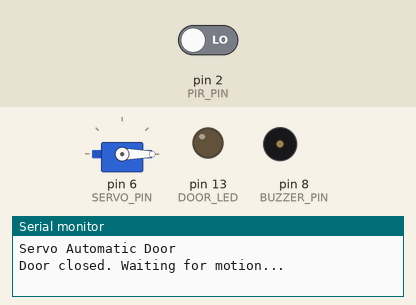
The sketch below on a simulated Arduino Uno, built with avr-gcc and run on an emulated ATmega328P. Parts: servo, output pins drawn as LEDs (lit = HIGH), buzzer (waves = sounding), the last lines printed to the serial monitor. Inputs (shaded band) come from the test bench; at power-on: pin 2 (PIR_PIN) LOW.

Above: at 1.2 s.
1.3 s: pin 2 (PIR_PIN) driven HIGH
At 1.59 s:
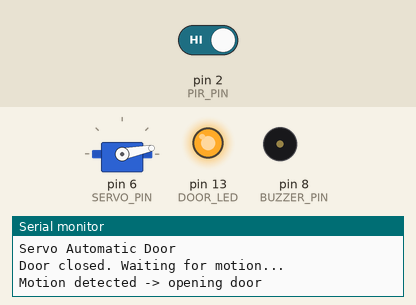
At 4.2 s:
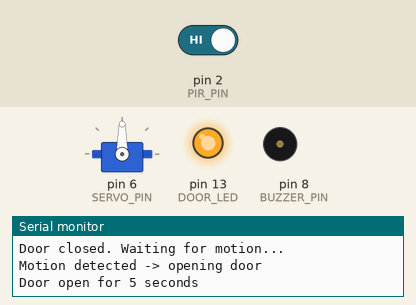
Timing chart, 0 to 10.3 s (numbered marks = the images above; inputs shaded):
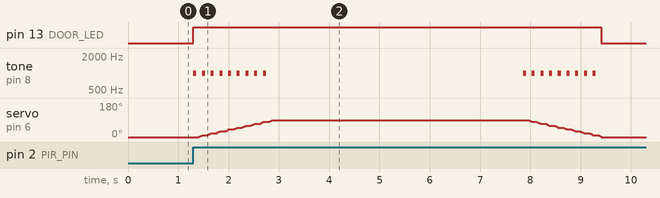

Measured:
- after the input at 1.3 s, pin 13 (DOOR_LED): LOW → HIGH at once, → LOW 8.1 s later; tone on pin 8 (BUZZER_PIN): goes 8 × (1000 Hz 0.06 s, silent 0.11 s), 1000 Hz 0.06 s, silent 5.1 s, 8 × (1000 Hz 0.06 s, silent 0.11 s), 1000 Hz 0.06 s, then silent, starting at once; servo on pin 6 (SERVO_PIN): rises from 0° to 90° in 1.5 s, then falls to 0° in 6.6 s

The sketch:

Servo-Automatic-Door.ino
```cpp
/*
 * 064 - Servo Automatic Door
 * Board: Arduino Uno
 *
 * A PIR motion sensor detects a person walking up to the door. The servo
 * on pin 6 swings the door from 0 (closed) to 90 degrees (open), a passive
 * buzzer beeps while the door moves, and a status LED shows the door is
 * open. After 5 seconds with no new motion the door closes again.
 *
 * Wiring:
 *   PIR VCC   -> 5V
 *   PIR GND   -> GND
 *   PIR OUT   -> digital pin 2
 *   Servo brown/black -> GND
 *   Servo red         -> 5V
 *   Servo orange      -> digital pin 6 (PWM signal)
 *   Passive buzzer +   -> digital pin 8 (through 100 ohm resistor)
 *   Passive buzzer -   -> GND
 *   LED +              -> digital pin 13 (built-in LED on the Uno)
 */

#include <Servo.h>   // Servo (built-in) library

// ---- Named pin constants ----
const int PIR_PIN = 2;        // PIR motion sensor output
const int SERVO_PIN = 6;      // servo that swings the door
const int BUZZER_PIN = 8;     // passive buzzer, beeps while moving
const int DOOR_LED = 13;      // built-in LED, on while the door is open

// ---- Door positions and timing ----
const int CLOSED_ANGLE = 0;    // door shut
const int OPEN_ANGLE = 90;     // door swung wide open
const int OPEN_HOLD_MS = 5000; // stay open for 5 seconds
const int STEP_DELAY_MS = 8;   // pause after each 1 degree step (smooth travel)
const int BEEP_MS = 60;        // length of one warning beep
const int BEEP_GAP_MS = 40;    // silence after each beep
const int BEEP_EVERY = 10;     // beep once every 10 degrees while moving

Servo doorServo;

void setup()
{
  Serial.begin(9600);
  Serial.println("Servo Automatic Door");
  Serial.println("Door closed. Waiting for motion...");

  pinMode(PIR_PIN, INPUT);
  pinMode(DOOR_LED, OUTPUT);
  pinMode(BUZZER_PIN, OUTPUT);

  doorServo.attach(SERVO_PIN);
  doorServo.write(CLOSED_ANGLE);   // start with the door shut
  digitalWrite(DOOR_LED, LOW);
  noTone(BUZZER_PIN);              // make sure the buzzer is silent
}

// Short warning beep used while the door is travelling.
void beep()
{
  tone(BUZZER_PIN, 1000);   // 1 kHz tone on the passive buzzer
  delay(BEEP_MS);
  noTone(BUZZER_PIN);
  delay(BEEP_GAP_MS);
}

// Move the door from its current angle to the target, beeping as it goes.
// The door always alternates between fully open and fully closed, so the
// starting angle is simply the opposite end of the travel.
void moveDoor(int targetAngle)
{
  int startAngle = (targetAngle == OPEN_ANGLE) ? CLOSED_ANGLE : OPEN_ANGLE;
  int stepDirection = (targetAngle > startAngle) ? 1 : -1;

  // Move one degree at a time so the motion looks smooth and controlled.
  for (int a = startAngle; a != targetAngle; a += stepDirection)
  {
    doorServo.write(a);

    // Beep every 10 degrees instead of every degree so the warning sounds
    // natural and the travel only takes about one second.
    if (a % BEEP_EVERY == 0)
    {
      beep();
    }
    else
    {
      delay(STEP_DELAY_MS);
    }
  }

  doorServo.write(targetAngle);   // make sure the door lands exactly on target
  noTone(BUZZER_PIN);
}

void loop()
{
  int motion = digitalRead(PIR_PIN);

  if (motion == HIGH)   // PIR outputs HIGH when movement is sensed
  {
    Serial.println("Motion detected -> opening door");
    digitalWrite(DOOR_LED, HIGH);     // show that the door is open
    moveDoor(OPEN_ANGLE);             // beep while swinging open
    Serial.println("Door open for 5 seconds");

    delay(OPEN_HOLD_MS);              // keep the door open
    Serial.println("No new motion -> closing door");
    moveDoor(CLOSED_ANGLE);           // beep while swinging shut
    digitalWrite(DOOR_LED, LOW);

    Serial.println("Door closed. Waiting for motion...");
    delay(1000);                      // let the PIR settle again
  }

  delay(50);   // poll the sensor 20 times per second
}
```
